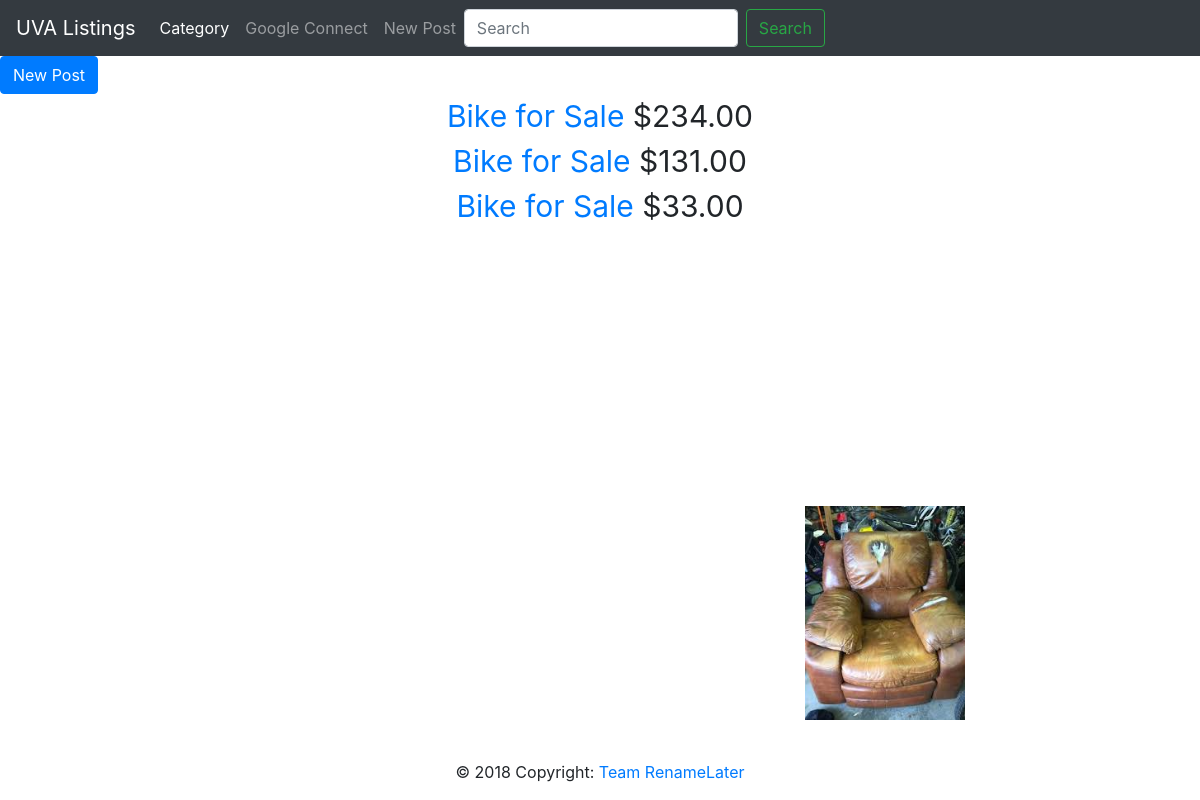
/posts/, run on an earlier commit of the app's database.
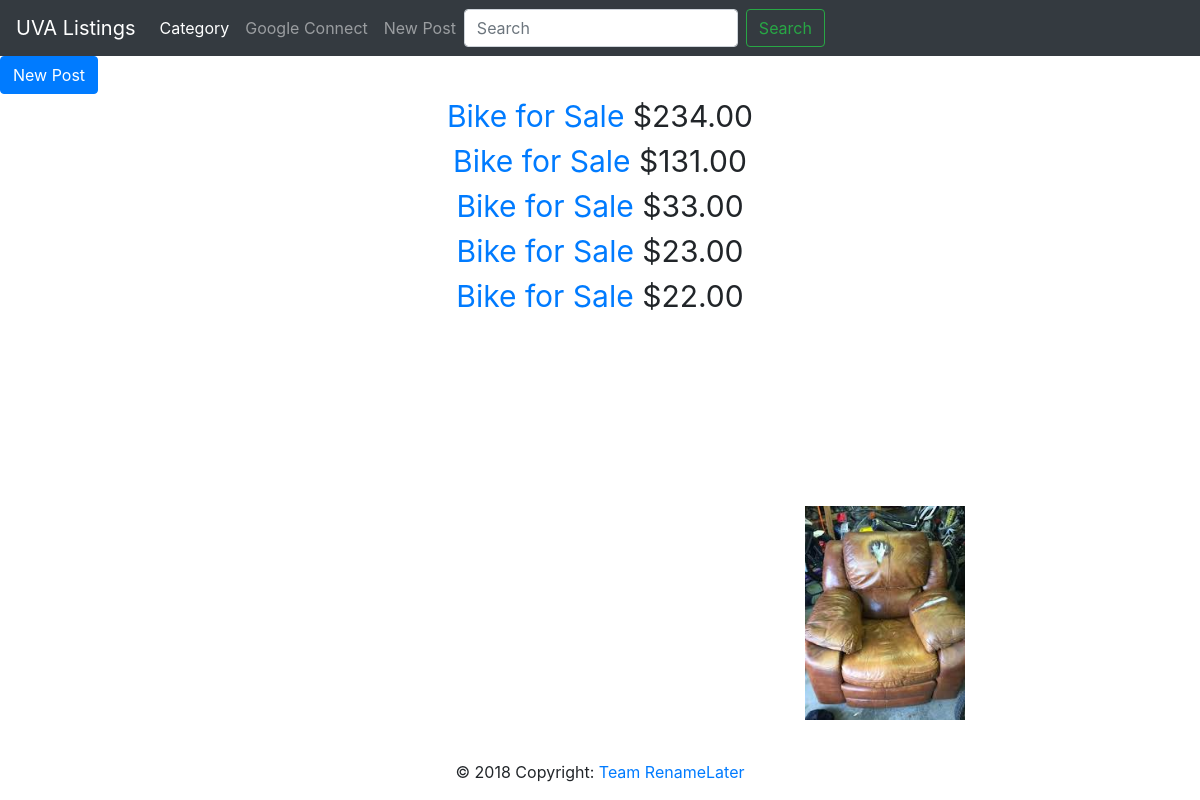
And on a later commit of the database.
### posts/models.py (models this page shows, shortened)
class Post(models.Model):
    titleText = models.CharField(max_length=200)
    description = models.CharField(max_length=200)
    creation_date = models.CharField(max_length=200)
    postID = models.IntegerField()
    category = models.CharField(max_length=200)
    price = models.DecimalField(max_digits=6, decimal_places=2)

### posts/views.py (the view)
# urls.py: path('', TemplateView.as_view(template_name="login/index.html")),
def index(request):
    template_name = 'posts/postIndex.html'
    postList = Post.objects.order_by('-creation_date')[:5]
    testArray = {1, 2, 3}
    context = {'postList': postList, 'testArray': testArray}
    return render(request, 'posts/postIndex.html',context)

### posts/templates/posts/postIndex.html (shortened to what this page needs)
{% block page %}
{% load socialaccount %}
<head>
	{% load bootstrap4 %}
</head>
{% include "header.html" %}
{% include "footer.html" %}
<body>
	<button class="btn btn-primary" type="submit" onclick="location.href = 'newpost';">New Post</button>
	{% if postList %}
		{% for postVar in postList %}
			<div style = "text-align: center; font-size: 30px"><a href="/posts/{{ forloop.counter }}/">{{ postVar.titleText }}</a>
				<a>${{ postVar.price }}</a></div>
		{% endfor %}
	{% else %}
		<p>No posts are available.</p>
	{% endif %}
</body>
{% endblock %}

What changed in the data, as far as the page shows it:
added Post: titleText "Bike for Sale", price "23.00"
added Post: titleText "Bike for Sale", price "22.00"
